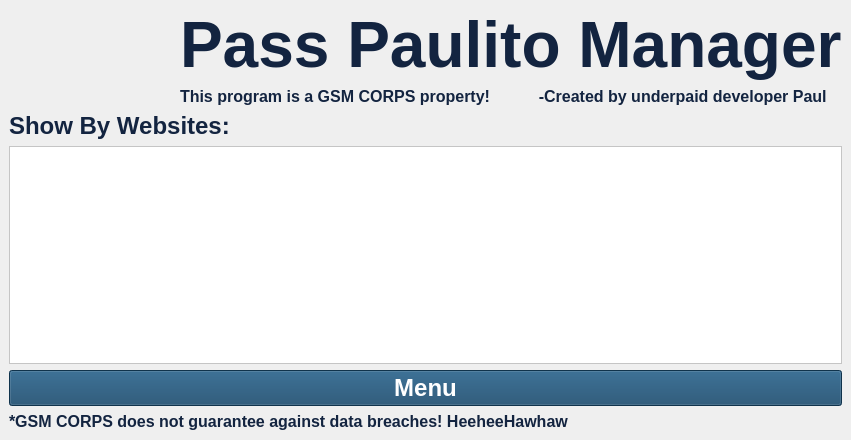
<?xml version="1.0" encoding="UTF-8"?>
<ui version="4.0">
 <class>MainWindow</class>
 <widget class="QMainWindow" name="MainWindow">
  <property name="geometry">
   <rect>
    <x>0</x>
    <y>0</y>
    <width>851</width>
    <height>440</height>
   </rect>
  </property>
  <property name="minimumSize">
   <size>
    <width>851</width>
    <height>440</height>
   </size>
  </property>
  <property name="maximumSize">
   <size>
    <width>851</width>
    <height>440</height>
   </size>
  </property>
  <property name="windowTitle">
   <string>Pass Paulito Manager v1.0</string>
  </property>
  <property name="windowIcon">
   <iconset resource="Resources.qrc">
    <normaloff>:/IconImage/Icon.png</normaloff>:/IconImage/Icon.png</iconset>
  </property>
  <property name="toolTip">
   <string>&lt;html&gt;&lt;head/&gt;&lt;body&gt;&lt;p&gt;&lt;br/&gt;&lt;/p&gt;&lt;/body&gt;&lt;/html&gt;</string>
  </property>
  <property name="whatsThis">
   <string>&lt;html&gt;&lt;head/&gt;&lt;body&gt;&lt;p&gt;&lt;br/&gt;&lt;/p&gt;&lt;/body&gt;&lt;/html&gt;</string>
  </property>
  <property name="autoFillBackground">
   <bool>false</bool>
  </property>
  <property name="styleSheet">
   <string notr="true">background-image: url(:/BackgroundImage/Background.jpg);
background-repeat: no-repeat;
background-position: center;
background-size: cover;</string>
  </property>
  <property name="toolButtonStyle">
   <enum>Qt::ToolButtonIconOnly</enum>
  </property>
  <widget class="QWidget" name="centralwidget">
   <layout class="QGridLayout" name="gridLayout_2">
    <item row="0" column="0">
     <layout class="QGridLayout" name="gridLayout">
      <item row="0" column="0" rowspan="2">
       <widget class="QLabel" name="label">
        <property name="styleSheet">
         <string notr="true">background: transparent;
</string>
        </property>
        <property name="text">
         <string/>
        </property>
        <property name="pixmap">
         <pixmap resource="Resources.qrc">:/IconImage/Icon.png</pixmap>
        </property>
        <property name="scaledContents">
         <bool>true</bool>
        </property>
       </widget>
      </item>
      <item row="3" column="0" colspan="2">
       <layout class="QVBoxLayout" name="verticalLayout">
        <item>
         <widget class="QListView" name="listViewWeb">
          <property name="styleSheet">
           <string notr="true">background: white;
border-color: rgb(0, 0, 0);
</string>
          </property>
         </widget>
        </item>
        <item>
         <widget class="QPushButton" name="Menu_Web_Button">
          <property name="font">
           <font>
            <pointsize>18</pointsize>
            <weight>75</weight>
            <bold>true</bold>
           </font>
          </property>
          <property name="styleSheet">
           <string notr="true">background: #16476A;
color: white;</string>
          </property>
          <property name="text">
           <string>Menu</string>
          </property>
         </widget>
        </item>
       </layout>
      </item>
      <item row="4" column="0" colspan="2">
       <widget class="QLabel" name="label_5">
        <property name="font">
         <font>
          <pointsize>12</pointsize>
          <weight>75</weight>
          <bold>true</bold>
          <strikeout>false</strikeout>
         </font>
        </property>
        <property name="styleSheet">
         <string notr="true">background: transparent;
color: #132440;
</string>
        </property>
        <property name="text">
         <string>*GSM CORPS does not guarantee against data breaches! HeeheeHawhaw</string>
        </property>
       </widget>
      </item>
      <item row="0" column="1">
       <widget class="QLabel" name="label_2">
        <property name="font">
         <font>
          <pointsize>48</pointsize>
          <weight>75</weight>
          <bold>true</bold>
          <strikeout>false</strikeout>
         </font>
        </property>
        <property name="styleSheet">
         <string notr="true">background: transparent;
color: #132440;
</string>
        </property>
        <property name="text">
         <string>Pass Paulito Manager</string>
        </property>
       </widget>
      </item>
      <item row="2" column="0" colspan="2">
       <widget class="QLabel" name="label_4">
        <property name="font">
         <font>
          <pointsize>18</pointsize>
          <weight>75</weight>
          <bold>true</bold>
          <strikeout>false</strikeout>
         </font>
        </property>
        <property name="styleSheet">
         <string notr="true">background: transparent;
color: #132440;
</string>
        </property>
        <property name="text">
         <string>Show By Websites:</string>
        </property>
       </widget>
      </item>
      <item row="1" column="1">
       <widget class="QLabel" name="label_3">
        <property name="font">
         <font>
          <pointsize>12</pointsize>
          <weight>75</weight>
          <bold>true</bold>
          <strikeout>false</strikeout>
         </font>
        </property>
        <property name="styleSheet">
         <string notr="true">background: transparent;
color: #132440;
</string>
        </property>
        <property name="text">
         <string>This program is a GSM CORPS property!           -Created by underpaid developer Paul</string>
        </property>
       </widget>
      </item>
     </layout>
    </item>
   </layout>
  </widget>
 </widget>
 <resources>
  <include location="Resources.qrc"/>
 </resources>
 <connections/>
</ui>
